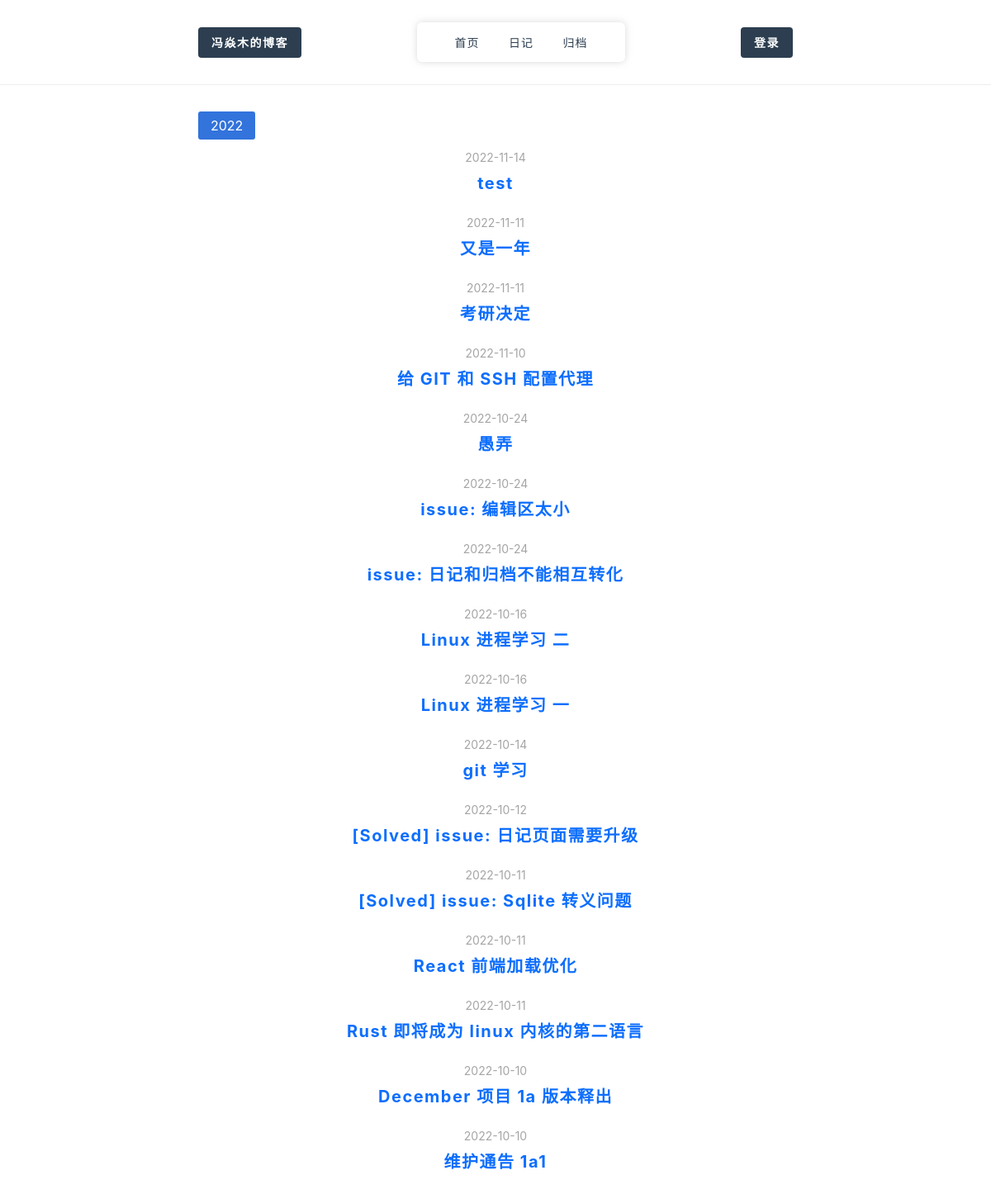
/archive/date, run on an earlier commit of the app's database.
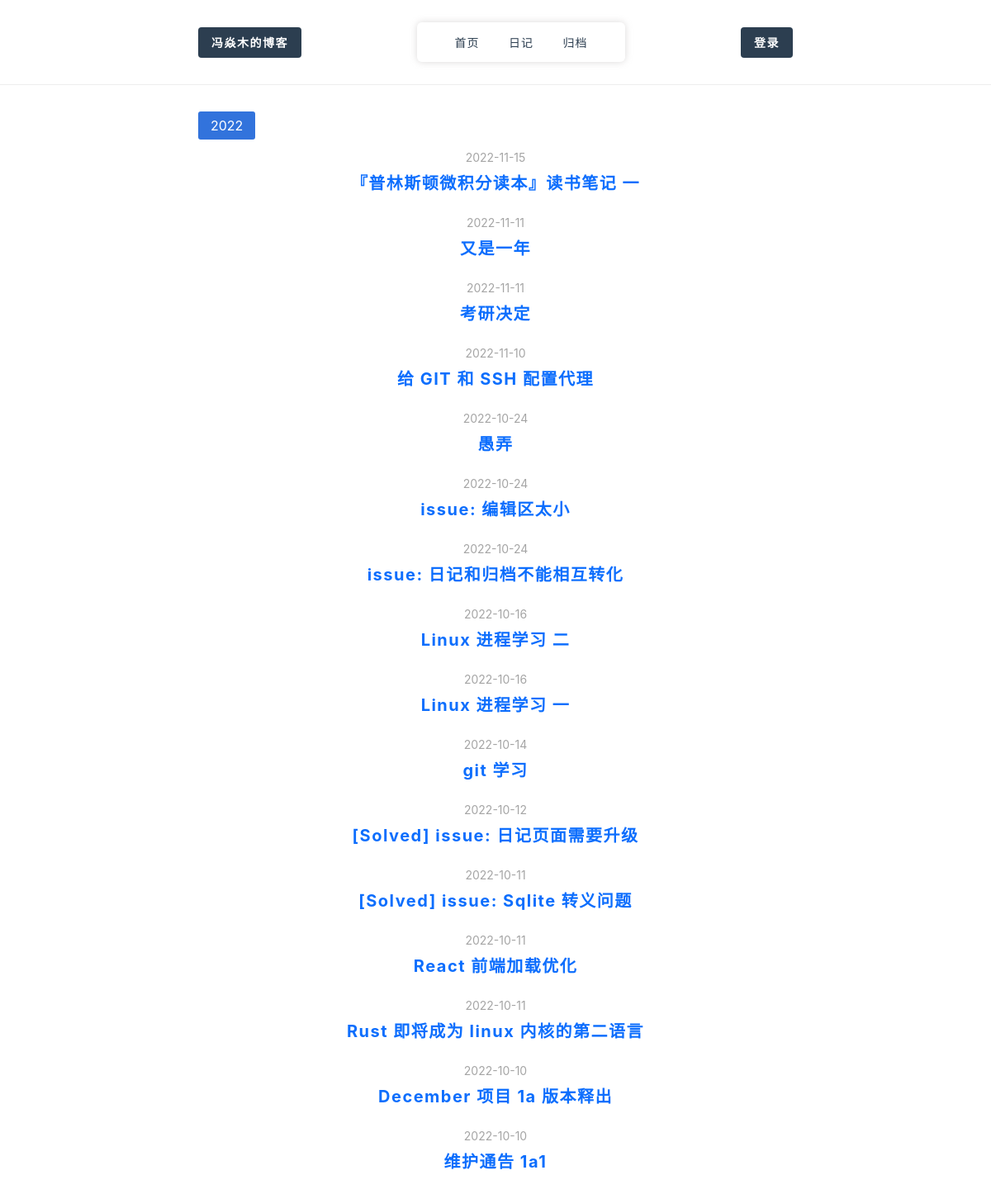
And on a later commit of the database.
### tables this page shows
CREATE TABLE POST(pid         CHAR(50)  PRIMARY KEY       NOT NULL,title       CHAR(100)                   NOT NULL,content     TEXT                        NOT NULL,tags        TEXT                        NOT NULL,author      CHAR(100)                   NOT NULL,create_date CHAR(50)                    NOT NULL,views       INT                         NOT NULL,visible     INT                         NOT NULL,is_top      INT                         NOT NULL);

### core/views/index.py (the view, shortened to what this page needs)
@bp.route("/archive/<path:order_by>")
def archive(order_by="date"):
    archive_list = list()
    if "date" in order_by :
        for year in range(int(time.strftime("%Y", time.localtime())),2019, -1):
            posts = select_table(
                col=['title','create_date'],
                modle=PostModle(),
                condition="tags!='日记' and tags!='通告' and create_date like '{}%'".format(str(year)),
                order_by="create_date desc,pid desc"
            )
            if len(posts) != 0:
                archive_list.append({
                    "year":year,
                    "data":posts
                })
    return render_template("archive.html",archive_list=archive_list)

### core/lib/Config/__init__.py (called while the page is built)
def get_config(config_file=None):
    if config_file is None:
        config_file="config.json"
    with open(config_file, "r", encoding="utf-8") as f:
        config_data = json.load(f)
    return config_data

### core/lib/Db/Db.py (called while the page is built)
def get_db(config_file=None):
    config = get_config(config_file)
    conn = sqlite3.connect(config['db_name'] + ".db")
    return conn

### core/templates/archive.html (shortened to what this page needs)
{% extends 'main.html' %}
{% block main %}
  <div class="ArchiveView">
    {% for item in archive_list %}
    <div class="block">
      <div class="header">
        <a href="#">{{item['year']}}</a>
      </div>
      {% for j in item['data'] %}
      <div class="content">
        <ul>
          <a href=""><span>{{j['create_date']}}</span><div>{{j['title']}}</div></a>
        </ul>
      </div>
      {% endfor%}
    </div>
    {% endfor%}
  </div>
{% endblock %}

What changed in the data, as far as the page shows it:
removed POST: create_date "2022-11-14", title "test"
added POST: create_date "2022-11-15", title "『普林斯顿微积分读本』读书笔记 一"
